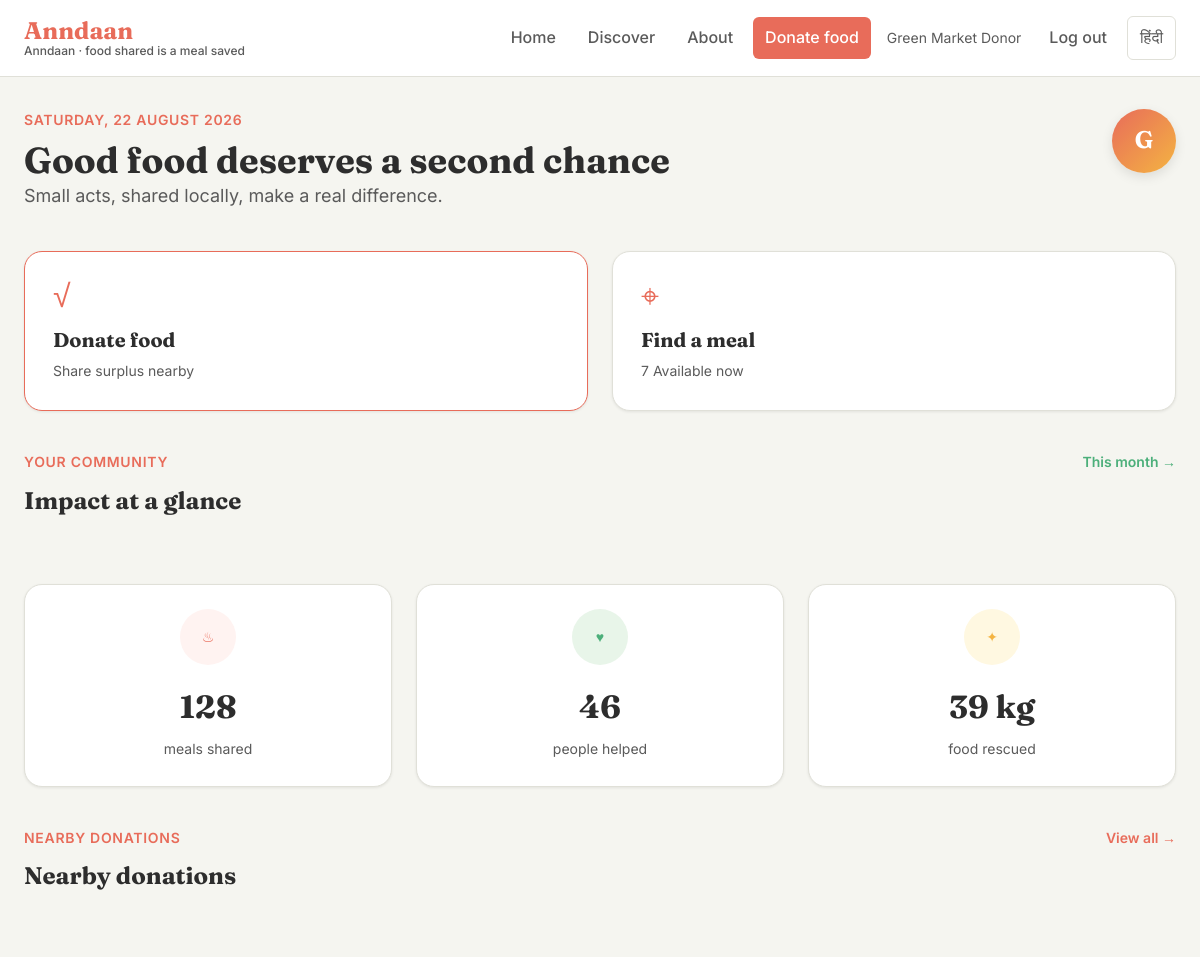
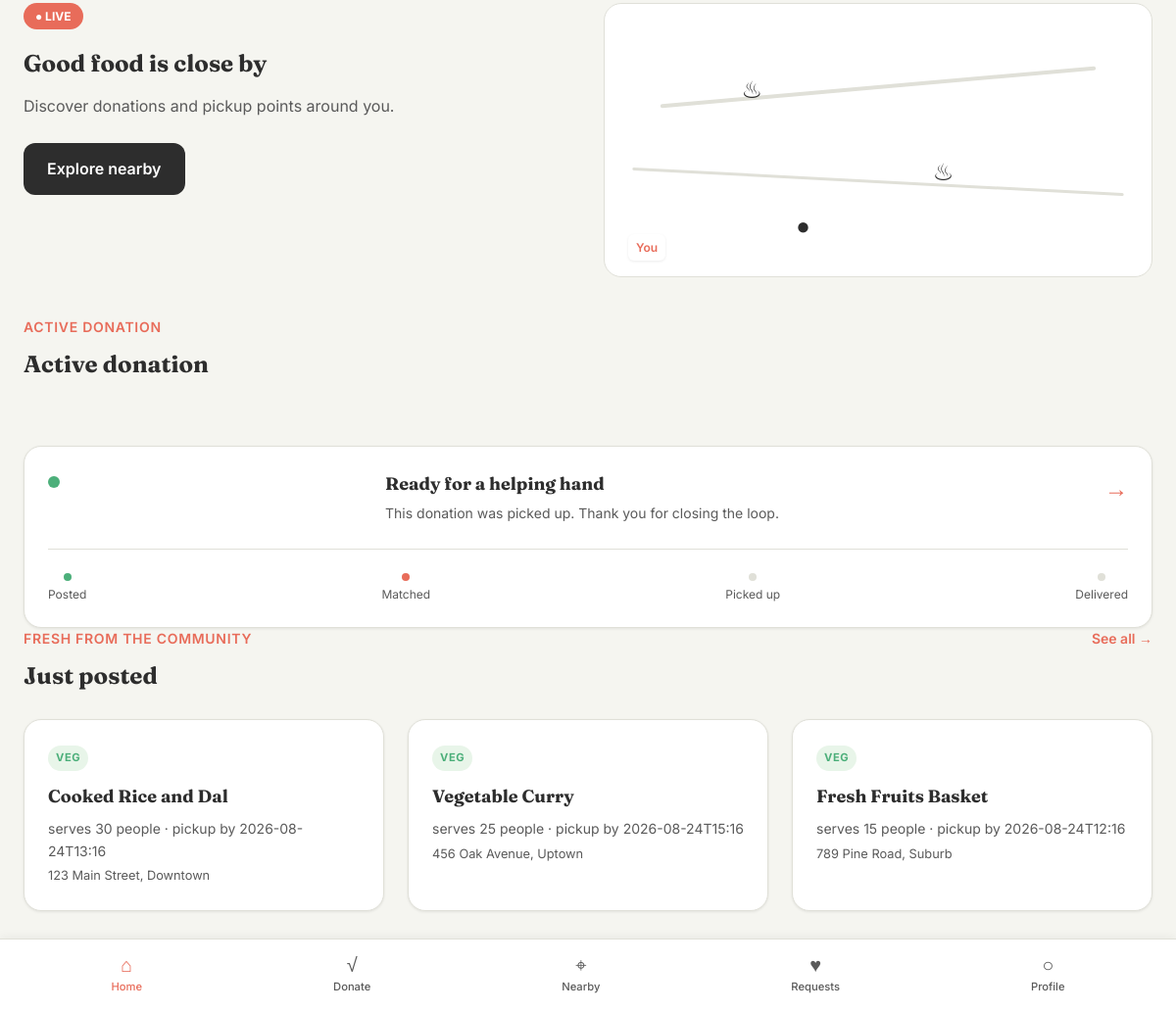
Screenshot of / (signed in) with the database file from the repository (2 pictures, top to bottom).
### tables this page shows
CREATE TABLE users (
            id INTEGER PRIMARY KEY AUTOINCREMENT,
            name TEXT NOT NULL,
            phone TEXT NOT NULL,
            email TEXT NOT NULL UNIQUE,
            password_hash TEXT NOT NULL,
            role TEXT NOT NULL,               -- donor / ngo
            verified INTEGER DEFAULT 0,       -- 0 = not verified, 1 = verified NGO
            created_at TEXT NOT NULL
        );

CREATE TABLE donations (
            id INTEGER PRIMARY KEY AUTOINCREMENT,
            donor_id INTEGER NOT NULL,
            food_item TEXT NOT NULL,
            food_type TEXT NOT NULL,          -- veg / non-veg
            quantity TEXT NOT NULL,           -- e.g. "serves 20"
            pickup_address TEXT NOT NULL,
            expiry_time TEXT NOT NULL,        -- pickup-by, ISO-ish string
            notes TEXT,
            status TEXT NOT NULL DEFAULT 'available',  -- available / claimed / completed
            claimed_by_id INTEGER,
            created_at TEXT NOT NULL,
            claimed_at TEXT,
            expires_at TEXT,                  -- when donation expires
            latitude REAL,                    -- latitude coordinate
            longitude REAL,                   -- longitude coordinate
            FOREIGN KEY (donor_id) REFERENCES users (id),
            FOREIGN KEY (claimed_by_id) REFERENCES users (id)
        );

### app.py (the view)
@app.route("/")
def home():
    db = get_db()
    stats = db.execute(
        """
        SELECT
          SUM(CASE WHEN status='available' THEN 1 ELSE 0 END) AS available,
          SUM(CASE WHEN status='claimed' THEN 1 ELSE 0 END) AS claimed,
          SUM(CASE WHEN status='completed' THEN 1 ELSE 0 END) AS completed,
          SUM(CASE WHEN status='expired' THEN 1 ELSE 0 END) AS expired,
          COUNT(*) AS total
        FROM donations
        """
    ).fetchone()
    recent = db.execute(
        """
        SELECT donations.*, users.name AS donor_name
        FROM donations JOIN users ON users.id = donations.donor_id
        WHERE status='available' ORDER BY created_at DESC LIMIT 3
        """
    ).fetchall()
    return render_template("index.html", stats=stats, recent=recent)

### app.py (called while the page is built)
def get_db():
    if "db" not in g:
        g.db = sqlite3.connect(DB_PATH)
        g.db.row_factory = sqlite3.Row
    return g.db

def get_current_user():
    if "user_id" not in session:
        return None
    if "user" not in g:
        g.user = get_db().execute(
            "SELECT * FROM users WHERE id = ?", (session["user_id"],)
        ).fetchone()
    return g.user

@app.context_processor
def inject_user():
    return {"current_user": get_current_user()}

@app.before_request
def before_request():
    if 'language' not in session:
        session['language'] = 'en'

def t(key):
    lang = session.get('language', 'en')
    return translations.get(lang, translations['en']).get(key, key)

### templates/index.html (shortened to what this page needs)
{% extends "base.html" %}
{% block content %}
<section class="dashboard-wrap">
  <div class="dashboard-heading">
    <div>
      <p class="eyebrow">{{ t('eyebrow_dashboard') }}</p>
      <h1>{{ t('hero_title') }}</h1>
      <p class="hero-sub">{{ t('hero_subtitle') }}</p>
    </div>
    <div class="profile-orb">{% if current_user %}{{ current_user['name'][0]|upper }}{% else %}A{% endif %}</div>
  </div>
  <div class="action-grid">
    <a class="action-card action-card-primary" href="{{ url_for('donate') if current_user and current_user['role'] == 'donor' else url_for('register') }}"><span class="action-symbol">√</span><strong>{{ t('action_donate') }}</strong><small>{{ t('action_donate_desc') }}</small></a>
    <a class="action-card" href="{{ url_for('browse') }}"><span class="action-symbol">⌖</span><strong>{{ t('action_browse') }}</strong><small>{{ stats['available'] or 0 }} {{ t('action_browse_desc') }}</small></a>
  </div>
  <div class="section-heading"><div><p class="eyebrow">{{ t('section_community') }}</p><h2>{{ t('section_impact') }}</h2></div><span class="trend">This month →</span></div>
  <div class="impact-grid">
    <div class="impact-card"><span class="impact-icon coral">♨</span><strong>{{ (stats['completed'] or 0) * 20 + 128 }}</strong><span>{{ t('impact_meals') }}</span></div>
    <div class="impact-card"><span class="impact-icon green">♥</span><strong>{{ (stats['completed'] or 0) * 8 + 46 }}</strong><span>{{ t('impact_people') }}</span></div>
    <div class="impact-card"><span class="impact-icon gold">✦</span><strong>{{ (stats['total'] or 0) * 3 + 18 }} kg</strong><span>{{ t('impact_food') }}</span></div>
  </div>
  <div class="section-heading"><div><p class="eyebrow">{{ t('section_nearby') }}</p><h2>{{ t('section_nearby') }}</h2></div><a class="text-link" href="{{ url_for('browse') }}">View all →</a></div>
  <div class="map-panel"><div class="map-copy"><span class="map-badge">● LIVE</span><h3>{{ t('map_copy_text') }}</h3><p>{{ t('map_copy_subtext') }}</p><a class="btn btn-dark" href="{{ url_for('browse') }}">{{ t('map_explore_button') }}</a></div><div class="map-art" aria-label="Map showing nearby donation activity"><span class="map-road road-one"></span><span class="map-road road-two"></span><span class="map-pin pin-one">♨</span><span class="map-pin pin-two">♨</span><span class="map-pin pin-three">●</span><span class="map-you">You</span></div></div>
  <div class="section-heading"><div><p class="eyebrow">{{ t('section_active') }}</p><h2>{{ t('section_active') }}</h2></div></div>
  <div class="status-card"><div class="status-top"><span class="status-dot"></span><div><strong>{% if stats['claimed'] %}{{ t('status_claimed') }}{% else %}{{ t('status_ready') }}{% endif %}</strong><p>{% if stats['claimed'] %}{{ t('flash_claimer_contact').format(name='A volunteer', phone='on the way', time='now') }}{% else %}{{ t('flash_completed_note') }}{% endif %}</p></div><span class="status-arrow">→</span></div><div class="timeline"><span class="done">{{ t('timeline_posted') }}</span><span class="current">{{ t('timeline_matched') }}</span><span class="picked up">{{ t('timeline_picked') }}</span><span class="delivered">{{ t('timeline_delivered') }}</span></div></div>
</section>
{% if recent %}<section class="recent">
  <div class="section-heading"><div><p class="eyebrow">{{ t('section_recent') }}</p><h2>{{ t('header_recent') }}</h2></div><a class="text-link" href="{{ url_for('browse') }}">See all →</a></div>
  <div class="card-grid">
    {% for d in recent %}
    <a class="card" href="{{ url_for('donation_detail', donation_id=d['id']) }}">
      <span class="tag tag-{{ d['food_type'] }}">{{ t('tag_' ~ d['food_type']) }}</span>
      <h3>{{ d['food_item'] }}</h3>
      <p class="card-meta">{{ d['quantity'] }} · pickup by {{ d['expiry_time'] }}</p>
      <p class="card-loc">{{ d['pickup_address'] }}</p>
    </a>
    {% endfor %}
  </div>
</section>
{% endif %}
{% endblock %}

### templates/base.html (shortened to what this page needs)
<!doctype html>
<html lang="en">
<head>
  <link rel="stylesheet" href="{{ url_for('static', filename='style.css') }}">
</head>
<body>
  <header class="topbar">
    <a class="brand" href="{{ url_for('home') }}">
      <span class="brand-name">Anndaan</span>
      <span class="brand-tagline">{{ t('footer_text') }}</span>
    </a>
    <nav class="desktop-nav">
      <a href="{{ url_for('home') }}">{{ t('nav_home') }}</a>
      <a href="{{ url_for('browse') }}">{{ t('nav_browse') }}</a>
      <a href="{{ url_for('about') }}">{{ t('nav_about') }}</a>
      {% if current_user %}
        {% if current_user['role'] == 'donor' %}<a href="{{ url_for('donate') }}" class="nav-cta">{{ t('nav_donate') }}</a>{% endif %}
        <span class="nav-user">{{ current_user['name'] }}</span>
        <a href="{{ url_for('logout') }}">{{ t('nav_logout') }}</a>
      {% else %}
        <a href="{{ url_for('login') }}">{{ t('nav_login') }}</a>
        <a href="{{ url_for('register') }}" class="nav-cta">{{ t('nav_register') }}</a>
      {% endif %}
      <a href="{{ url_for('toggle_language') }}" class="lang-toggle">
        {% if session.language == 'hi' %}
          {{ t('language_english') }}
        {% else %}
          {{ t('language_hindi') }}
        {% endif %}
      </a>
    </nav>
  </header>
  <main>
    {% block content %}{% endblock %}
  </main>
  <nav class="bottom-nav" aria-label="Main navigation">
    <a class="bottom-link active" href="{{ url_for('home') }}"><span class="nav-icon">⌂</span><span>{{ t('bottom_nav_home') }}</span></a>
    <a class="bottom-link" href="{{ url_for('donate') if current_user and current_user['role'] == 'donor' else url_for('register') }}"><span class="nav-icon">√</span><span>{{ t('bottom_nav_donate') }}</span></a>
    <a class="bottom-link" href="{{ url_for('browse') }}"><span class="nav-icon">⌖</span><span>{{ t('bottom_nav_browse') }}</span></a>
    <a class="bottom-link" href="{{ url_for('browse') }}"><span class="nav-icon">♥</span><span>{{ t('bottom_nav_requests') }}</span></a>
    <a class="bottom-link" href="{{ url_for('login') if not current_user else url_for('logout') }}"><span class="nav-icon">○</span><span>{{ 'Profile' if current_user else 'Sign in' }}</span></a>
  </nav>
  <footer class="footer">
    <span>{{ t('footer_text') }}</span>
  </footer>
</body>
</html>

### rows the page displays
users: name "Green Market Donor", name "G"
donations: food_type "VEG", food_item "Cooked Rice and Dal", quantity "serves 30 people", expiry_time "2026-08-24T13:16", pickup_address "123 Main Street, Downtown"
donations: food_type "VEG", food_item "Vegetable Curry", quantity "serves 25 people", expiry_time "2026-08-24T15:16", pickup_address "456 Oak Avenue, Uptown"
donations: food_type "VEG", food_item "Fresh Fruits Basket", quantity "serves 15 people", expiry_time "2026-08-24T12:16", pickup_address "789 Pine Road, Suburb"

### other values shown
{{ t('footer_text') }} "Anndaan · food shared is a meal saved"
{{ t('nav_home') }} "Home"
{{ t('nav_browse') }} "Discover"
{{ t('nav_about') }} "About"
{{ t('nav_donate') }} "Donate food"
{{ t('nav_logout') }} "Log out"
{{ t('language_hindi') }} "हिंदी"
{{ t('eyebrow_dashboard') }} "SATURDAY, 22 AUGUST 2026"
{{ t('hero_title') }} "Good food deserves a second chance"
{{ t('hero_subtitle') }} "Small acts, shared locally, make a real difference."
{{ t('action_donate') }} "Donate food"
{{ t('action_donate_desc') }} "Share surplus nearby"
{{ t('action_browse') }} "Find a meal"
{{ stats['available'] or 0 }} "7"
{{ t('action_browse_desc') }} "Available now"
